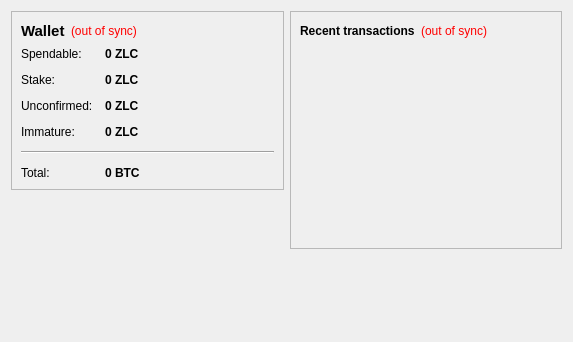
<?xml version="1.0" encoding="UTF-8"?>
<ui version="4.0">
 <class>OverviewPage</class>
 <widget class="QWidget" name="OverviewPage">
  <property name="geometry">
   <rect>
    <x>0</x>
    <y>0</y>
    <width>573</width>
    <height>342</height>
   </rect>
  </property>
  <property name="windowTitle">
   <string>Form</string>
  </property>
  <layout class="QHBoxLayout" name="horizontalLayout" stretch="1,1">
   <item>
    <layout class="QVBoxLayout" name="verticalLayout_2">
     <item>
      <widget class="QFrame" name="frame">
       <property name="frameShape">
        <enum>QFrame::StyledPanel</enum>
       </property>
       <property name="frameShadow">
        <enum>QFrame::Raised</enum>
       </property>
       <layout class="QVBoxLayout" name="verticalLayout_4">
        <item>
         <layout class="QHBoxLayout" name="horizontalLayout_4">
          <item>
           <widget class="QLabel" name="label_5">
            <property name="font">
             <font>
              <pointsize>11</pointsize>
              <weight>75</weight>
              <bold>true</bold>
             </font>
            </property>
            <property name="text">
             <string>Wallet</string>
            </property>
           </widget>
          </item>
          <item>
           <widget class="QLabel" name="labelWalletStatus">
            <property name="toolTip">
             <string>The displayed information may be out of date. Your wallet automatically synchronizes with the Zlotycoin network after a connection is established, but this process has not completed yet.</string>
            </property>
            <property name="styleSheet">
             <string notr="true">QLabel { color: red; }</string>
            </property>
            <property name="text">
             <string notr="true">(out of sync)</string>
            </property>
            <property name="alignment">
             <set>Qt::AlignLeading|Qt::AlignLeft|Qt::AlignVCenter</set>
            </property>
           </widget>
          </item>
          <item>
           <spacer name="horizontalSpacer_2">
            <property name="orientation">
             <enum>Qt::Horizontal</enum>
            </property>
            <property name="sizeHint" stdset="0">
             <size>
              <width>40</width>
              <height>20</height>
             </size>
            </property>
           </spacer>
          </item>
         </layout>
        </item>
        <item>
         <layout class="QFormLayout" name="formLayout_2">
          <property name="fieldGrowthPolicy">
           <enum>QFormLayout::AllNonFixedFieldsGrow</enum>
          </property>
          <property name="horizontalSpacing">
           <number>12</number>
          </property>
          <property name="verticalSpacing">
           <number>12</number>
          </property>
          <item row="0" column="0">
           <widget class="QLabel" name="label">
            <property name="text">
             <string>Spendable:</string>
            </property>
           </widget>
          </item>
          <item row="0" column="1">
           <widget class="QLabel" name="labelBalance">
            <property name="font">
             <font>
              <weight>75</weight>
              <bold>true</bold>
             </font>
            </property>
            <property name="cursor">
             <cursorShape>IBeamCursor</cursorShape>
            </property>
            <property name="toolTip">
             <string>Your current spendable balance</string>
            </property>
            <property name="text">
             <string notr="true">0 ZLC</string>
            </property>
            <property name="textInteractionFlags">
             <set>Qt::LinksAccessibleByMouse|Qt::TextSelectableByKeyboard|Qt::TextSelectableByMouse</set>
            </property>
           </widget>
          </item>
          <item row="1" column="0">
           <widget class="QLabel" name="label_6">
            <property name="text">
             <string>Stake:</string>
            </property>
           </widget>
          </item>
          <item row="1" column="1">
           <widget class="QLabel" name="labelStake">
            <property name="font">
             <font>
              <weight>75</weight>
              <bold>true</bold>
             </font>
            </property>
            <property name="cursor">
             <cursorShape>IBeamCursor</cursorShape>
            </property>
            <property name="toolTip">
             <string>Total of coins that was staked, and do not yet count toward the current balance</string>
            </property>
            <property name="text">
             <string notr="true">0 ZLC</string>
            </property>
            <property name="textInteractionFlags">
             <set>Qt::LinksAccessibleByMouse|Qt::TextSelectableByKeyboard|Qt::TextSelectableByMouse</set>
            </property>
           </widget>
          </item>
          <item row="2" column="0">
           <widget class="QLabel" name="label_3">
            <property name="text">
             <string>Unconfirmed:</string>
            </property>
           </widget>
          </item>
          <item row="2" column="1">
           <widget class="QLabel" name="labelUnconfirmed">
            <property name="font">
             <font>
              <weight>75</weight>
              <bold>true</bold>
             </font>
            </property>
            <property name="cursor">
             <cursorShape>IBeamCursor</cursorShape>
            </property>
            <property name="toolTip">
             <string>Total of transactions that have yet to be confirmed, and do not yet count toward the current balance</string>
            </property>
            <property name="text">
             <string notr="true">0 ZLC</string>
            </property>
            <property name="textInteractionFlags">
             <set>Qt::LinksAccessibleByMouse|Qt::TextSelectableByKeyboard|Qt::TextSelectableByMouse</set>
            </property>
           </widget>
          </item>
          <item row="3" column="0">
           <widget class="QLabel" name="labelImmatureText">
            <property name="text">
             <string>Immature:</string>
            </property>
           </widget>
          </item>
          <item row="3" column="1">
           <widget class="QLabel" name="labelImmature">
            <property name="font">
             <font>
              <weight>75</weight>
              <bold>true</bold>
             </font>
            </property>
            <property name="toolTip">
             <string>Mined balance that has not yet matured</string>
            </property>
            <property name="text">
             <string notr="true">0 ZLC</string>
            </property>
            <property name="textInteractionFlags">
             <set>Qt::LinksAccessibleByMouse|Qt::TextSelectableByKeyboard|Qt::TextSelectableByMouse</set>
            </property>
           </widget>
          </item>
          <item row="4" column="0" colspan="2">
           <widget class="Line" name="line">
            <property name="orientation">
             <enum>Qt::Horizontal</enum>
            </property>
           </widget>
          </item>
          <item row="5" column="0">
           <widget class="QLabel" name="labelTotalText">
            <property name="text">
             <string>Total:</string>
            </property>
           </widget>
          </item>
          <item row="5" column="1">
           <widget class="QLabel" name="labelTotal">
            <property name="font">
             <font>
              <weight>75</weight>
              <bold>true</bold>
             </font>
            </property>
            <property name="cursor">
             <cursorShape>IBeamCursor</cursorShape>
            </property>
            <property name="toolTip">
             <string>Your current total balance</string>
            </property>
            <property name="text">
             <string notr="true">0 BTC</string>
            </property>
            <property name="textInteractionFlags">
             <set>Qt::LinksAccessibleByMouse|Qt::TextSelectableByKeyboard|Qt::TextSelectableByMouse</set>
            </property>
           </widget>
          </item>
         </layout>
        </item>
       </layout>
      </widget>
     </item>
     <item>
      <spacer name="verticalSpacer">
       <property name="orientation">
        <enum>Qt::Vertical</enum>
       </property>
       <property name="sizeHint" stdset="0">
        <size>
         <width>20</width>
         <height>40</height>
        </size>
       </property>
      </spacer>
     </item>
    </layout>
   </item>
   <item>
    <layout class="QVBoxLayout" name="verticalLayout_3">
     <item>
      <widget class="QFrame" name="frame_2">
       <property name="frameShape">
        <enum>QFrame::StyledPanel</enum>
       </property>
       <property name="frameShadow">
        <enum>QFrame::Raised</enum>
       </property>
       <layout class="QVBoxLayout" name="verticalLayout">
        <item>
         <layout class="QHBoxLayout" name="horizontalLayout_2">
          <item>
           <widget class="QLabel" name="label_4">
            <property name="text">
             <string>&lt;b&gt;Recent transactions&lt;/b&gt;</string>
            </property>
           </widget>
          </item>
          <item>
           <widget class="QLabel" name="labelTransactionsStatus">
            <property name="toolTip">
             <string>The displayed information may be out of date. Your wallet automatically synchronizes with the Zlotycoin network after a connection is established, but this process has not completed yet.</string>
            </property>
            <property name="styleSheet">
             <string notr="true">QLabel { color: red; }</string>
            </property>
            <property name="text">
             <string notr="true">(out of sync)</string>
            </property>
            <property name="alignment">
             <set>Qt::AlignRight|Qt::AlignTrailing|Qt::AlignVCenter</set>
            </property>
           </widget>
          </item>
          <item>
           <spacer name="horizontalSpacer">
            <property name="orientation">
             <enum>Qt::Horizontal</enum>
            </property>
            <property name="sizeHint" stdset="0">
             <size>
              <width>40</width>
              <height>20</height>
             </size>
            </property>
           </spacer>
          </item>
         </layout>
        </item>
        <item>
         <widget class="QListView" name="listTransactions">
          <property name="styleSheet">
           <string notr="true">QListView { background: transparent; }</string>
          </property>
          <property name="frameShape">
           <enum>QFrame::NoFrame</enum>
          </property>
          <property name="verticalScrollBarPolicy">
           <enum>Qt::ScrollBarAlwaysOff</enum>
          </property>
          <property name="horizontalScrollBarPolicy">
           <enum>Qt::ScrollBarAlwaysOff</enum>
          </property>
          <property name="selectionMode">
           <enum>QAbstractItemView::NoSelection</enum>
          </property>
         </widget>
        </item>
       </layout>
      </widget>
     </item>
     <item>
      <spacer name="verticalSpacer_2">
       <property name="orientation">
        <enum>Qt::Vertical</enum>
       </property>
       <property name="sizeHint" stdset="0">
        <size>
         <width>20</width>
         <height>40</height>
        </size>
       </property>
      </spacer>
     </item>
    </layout>
   </item>
  </layout>
 </widget>
 <resources/>
 <connections/>
</ui>
